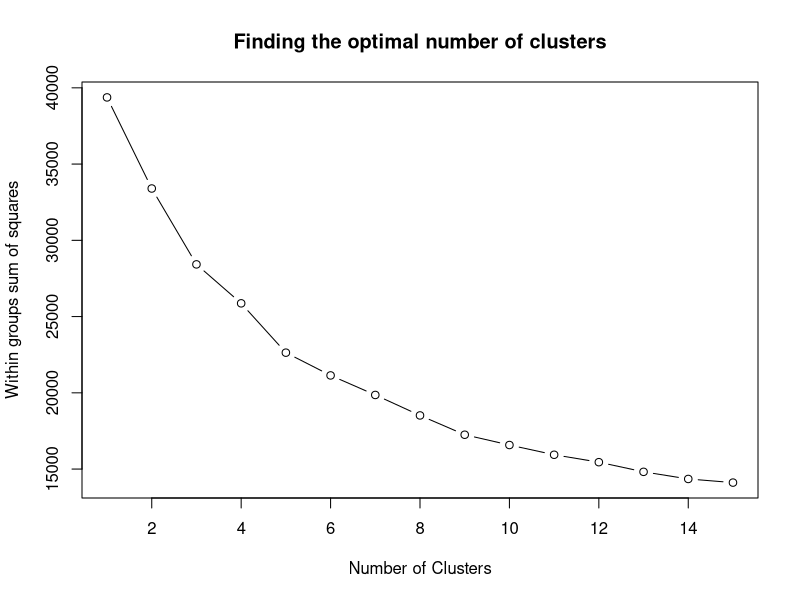

Reproduce this figure in R.
#K-means Clustering

#Load the required packages.
library(tidyverse) #for data manipulation


#Import the dataset.
data <- read.csv("train.csv")

#create a copy of the dataset.
data1 <- data

#remove ID column.
data1$ID <- NULL

#rename variables.
names(data1) <- c("warehouseblock", "modeofshipment", "customercarecalls", "customerrating", "costoftheproduct", "priorpurchase", "productimportance", "gender", "discountoffered", "weightingrams", "reachedontime")

#check for any missing values column-wise.
colSums(is.na(data)) #No missing values in the dataset.

#structure and summary of the dataset
str(data1)
summary(data1)

#check the proportion of target variable - "reachedontime"
table(data1$reachedontime) #4436 orders were delivered on time. 6563 orders were not delivered on time. 

#convert target variable to factor.
data1$reachedontime <- as.factor(data1$reachedontime)

#structure and summary of the dataset.
str(data1)
summary(data1)

#Ony delayed customer data for cluster segmentation
clustdata <- data1 %>% filter(reachedontime == "1") #6563 observations

#Only need variables that are related to/ impact the customer.
clustdata2 <- clustdata[,c(3,4,5,6,8,9)]
clustdata2$gender <- ifelse(clustdata2$gender == "F", 0, 1) #dummy variable

#scale the data
clustdata2.scale <- scale(clustdata2)

#Finding the optimal number of clusters
wss <- (nrow(clustdata2.scale) - 1) * sum(apply(clustdata2.scale, 2, var))
for (i in 2:15) {
  set.seed(123)
  wss[i] <- sum(kmeans(clustdata2.scale, centers = i)$withinss)
}
plot(1:15, wss, type = "b", main = "Finding the optimal number of clusters", xlab = "Number of Clusters", ylab = "Within groups sum of squares")

#from the elbow plot it is evident the optimum number of cluster is 3
k.fit <- kmeans(clustdata2.scale, centers = 3)
k.fit$size

clustdata2$cluster <- k.fit$cluster

#Cluster interpretation
#CLUSTER 1
cluster1 <- subset(clustdata2, cluster == 1)
cluster1
prop.table(table(cluster1$customercarecalls)) #Most customers made 5 calls to the customer care
prop.table(table(cluster1$customerrating)) #Most of the customers were rated 5
median(cluster1$costoftheproduct) #Median cost of the product is 253 US dollars
prop.table(table(cluster1$priorpurchase)) #Most of the customers made 4 prior purchases
prop.table(table(cluster1$gender))#Majority of customers in cluster 1 are female.
median(cluster1$discountoffered)#6 %

#CLUSTER 2
cluster2 <- subset(clustdata2, cluster == 2)
cluster2
prop.table(table(cluster2$customercarecalls)) #Most customers made 3 calls to the customer care
prop.table(table(cluster2$customerrating)) #Most of the customers were rated 3
median(cluster2$costoftheproduct) #Median cost of the product is 196 US dollars
prop.table(table(cluster2$priorpurchase)) #Most of the customers made 3 prior purchases
prop.table(table(cluster2$gender))#Majority of customers in cluster 2 are male.
median(cluster2$discountoffered)#10 %

  #CLUSTER 3
cluster3 <- subset(clustdata2, cluster == 3)
cluster3
prop.table(table(cluster3$customercarecalls)) #Most customers made 3 calls to the customer care
prop.table(table(cluster3$customerrating)) #Most of the customers were rated 3
median(cluster3$costoftheproduct) #Average cost of the product is 192 US dollars
prop.table(table(cluster3$priorpurchase)) #Most of the customers made 3 prior purchases
prop.table(table(cluster3$gender))#Majority of customers in cluster 3 are male.
median(cluster3$discountoffered)#10%

